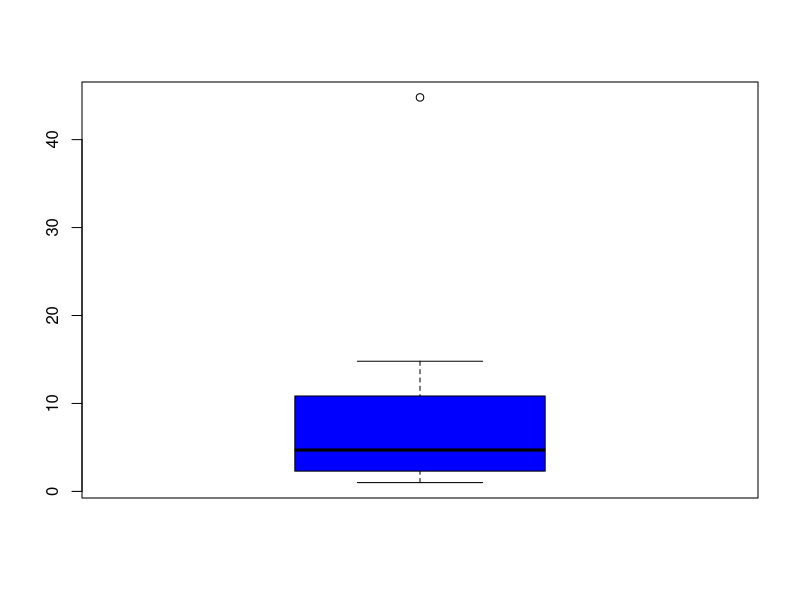
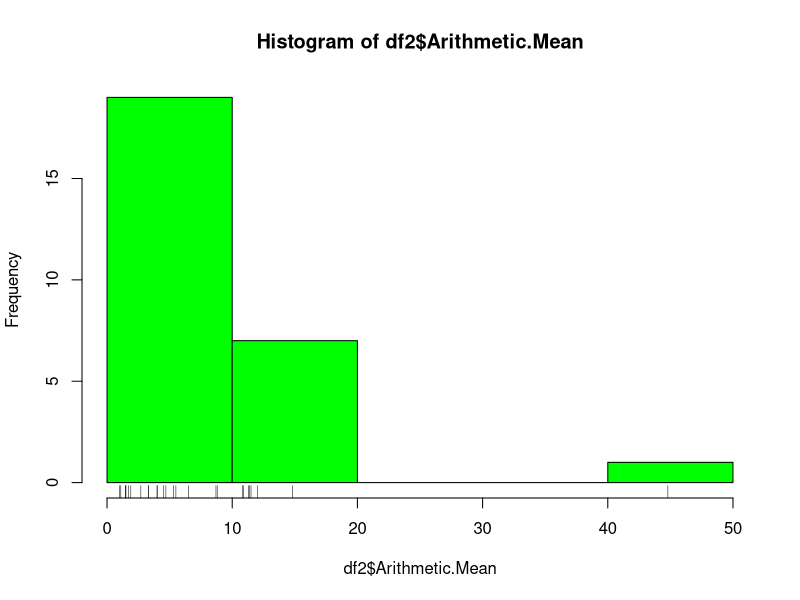
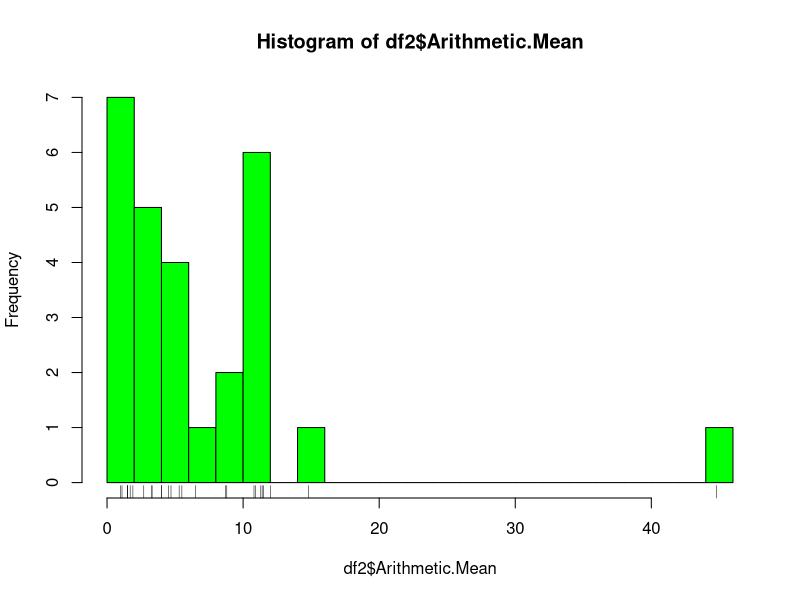
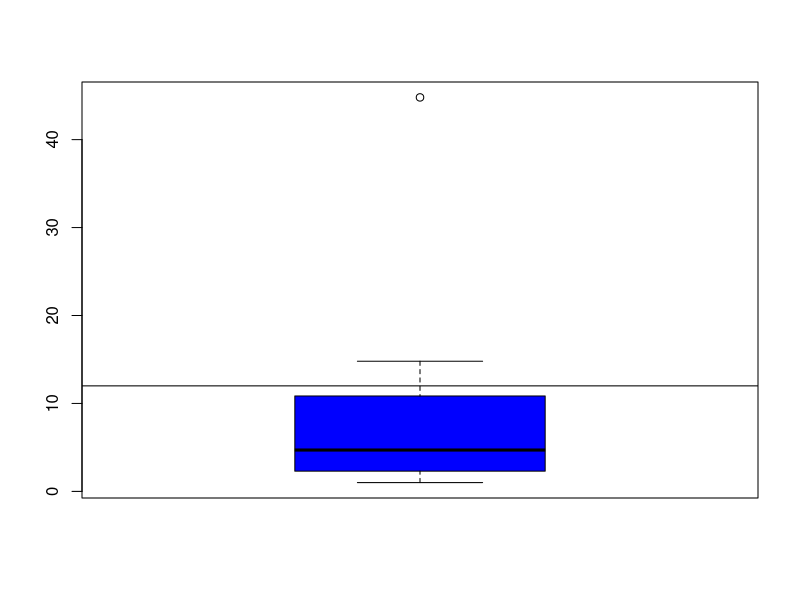
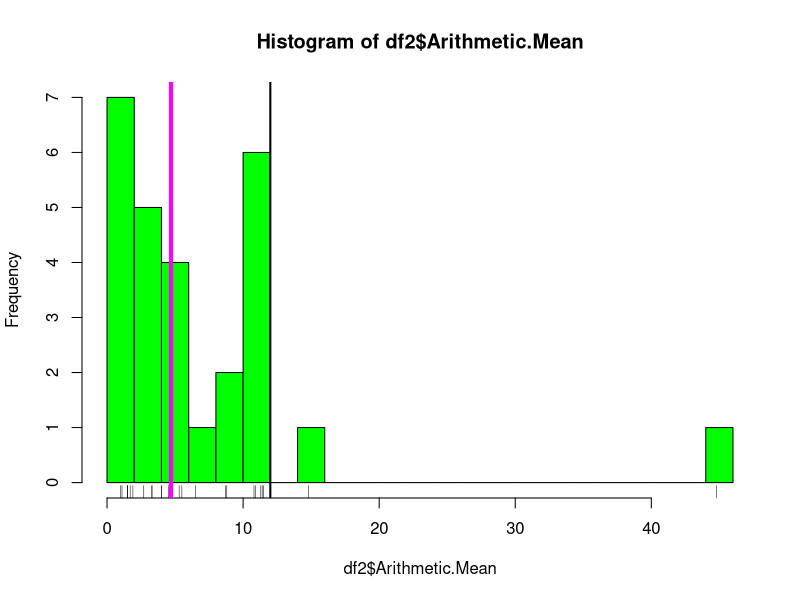
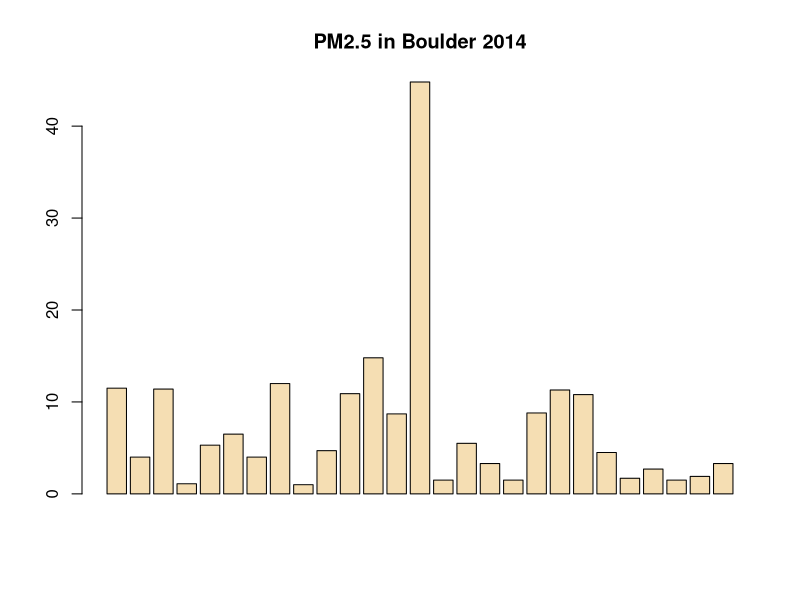
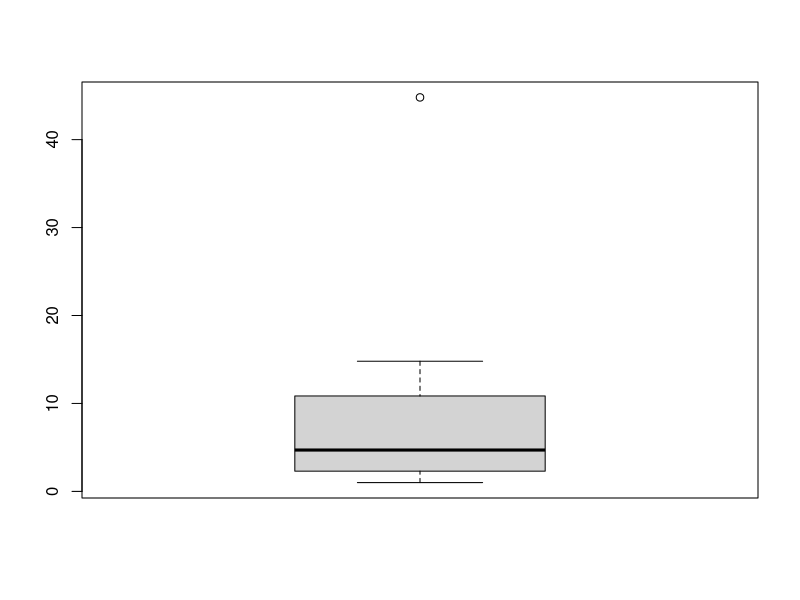

Source code (R) for these figures, in order:
##| Week 1 Explore

##| Exploratory Graphs

## Load data for boulder CO 2014
df <- read.csv("data/daily_08_013_0012_2014.csv")

## Look at data
head(df)
str(df)
colnames(df)

## Look at PM2.5 reads by day
table(df$Day.In.Year..Local, df$Parameter.Name)

## Get just the PM2.5 data
df2 <- subset(df,Parameter.Name == "PM2.5 - Local Conditions")

##| 1 Dimension Plots
## - '5' Number summary
## - boxplot
## - histogram 
## - density
## - bar plot
summary(df2$Arithmetic.Mean)

boxplot(df2$Arithmetic.Mean, col = "blue")

hist(df2$Arithmetic.Mean, col = "green")
rug(df2$Arithmetic.Mean)

hist(df2$Arithmetic.Mean, col = "green", breaks = 20)
rug(df2$Arithmetic.Mean)

boxplot(df2$Arithmetic.Mean, col = "blue")
abline(h=12)

hist(df2$Arithmetic.Mean, col = "green", breaks = 20)
rug(df2$Arithmetic.Mean)
abline(v=12, lwd=2)
abline(v = median(df2$Arithmetic.Mean), col = "magenta", lwd = 4)

## This is not a good example of a bar plot. 
## I don't have any category to split
## It should be counts not values here
barplot(df2$Arithmetic.Mean, col = "Wheat", main = "PM2.5 in Boulder 2014")

##| 2 Dimension Plots
## - Multiple 1-D plots
## - Scatterplots
## - Smooth scatterplots

boxplot(df2$Arithmetic.Mean)